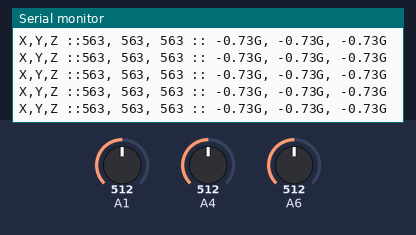
The sketch below on a simulated Arduino Uno, built with avr-gcc and run on an emulated ATmega328P. Shown: the last lines printed to the serial monitor. The inputs (shaded band) are chosen by the test bench; at power-on: A1 = 512, A4 = 512, A6 = 512.

Above: at 1.2 s.
1.3 s: A1 set to 716
At 1.62 s:
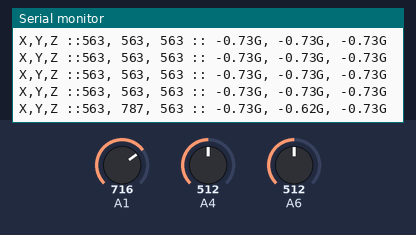
2.8 s: A4 set to 716
At 2.8 s:
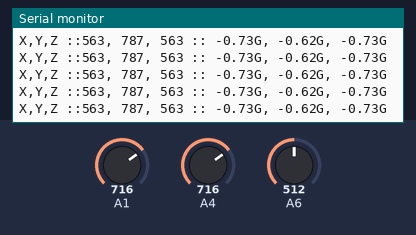
4.3 s: A6 set to 716
At 4.45 s:
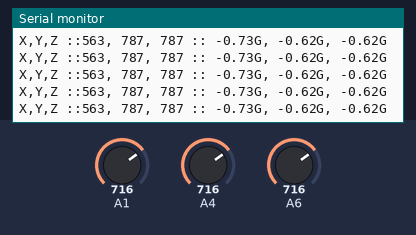
5.8 s: A1 set to 900
At 5.87 s:
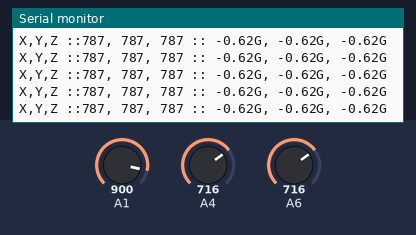
7.3 s: A4 set to 900
At 7.52 s:
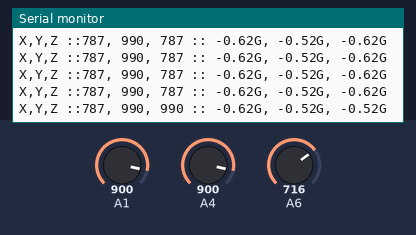
8.8 s: A6 set to 900
At 8.93 s:
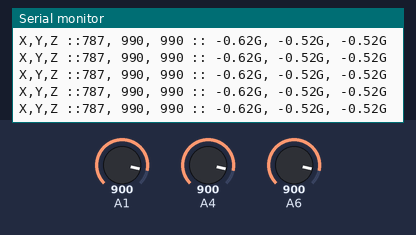
Timing chart, 0 to 11.3 s (numbered marks = the images above; inputs shaded):
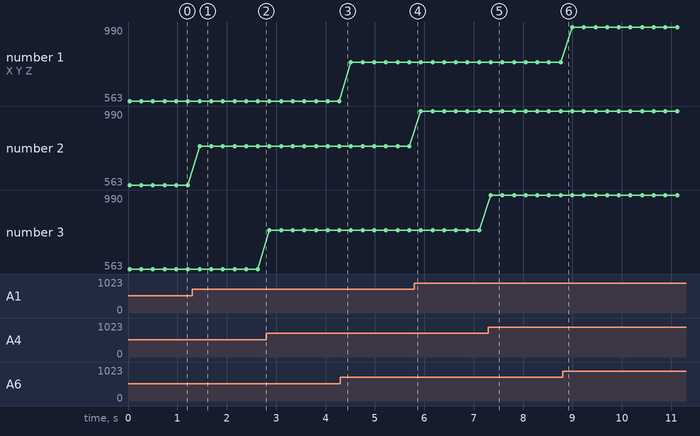

Measured:
- after the input at 1.3 s, the serial monitor: prints a new line after 0.15 s (image 1)
- after the input at 7.3 s, the serial monitor: prints a new line after 0.05 s (image 5)
- plotted number 2: 563 → 787 after the input at 1.3 s, 787 → 990 after the input at 5.8 s

The sketch:

ADXL335-GY61-3axis-accel.ino.ino
```cpp
const int xInput=36;
const int yInput=39;
const int zInput=34;

int RawMin=0;
int RawMax=4095;

int sampleSize=10;

int ReadAxis(int axisPin){
  long reading=0;
  reading=analogRead(axisPin);
  delay(10);
  for(int i=0;i<sampleSize;i++){
    reading+=analogRead(axisPin);
  }
  return reading/sampleSize;
}

void setup() {
  // put your setup code here, to run once:
  Serial.begin(115200);
}

void loop() {
  // put your main code here, to run repeatedly:
  int xRaw=ReadAxis(xInput);
  int yRaw=ReadAxis(yInput);
  int zRaw=ReadAxis(zInput);
  long xScaled = map(xRaw,RawMin, RawMax, -1000,1000);
  long yScaled = map(yRaw, RawMin, RawMax, -1000, 1000);
  long zScaled = map(zRaw, RawMin, RawMax, -1000, 1000);
// 將數值除以1000以取得正確值
  float xAccel = xScaled / 1000.0;
  float yAccel = yScaled / 1000.0;
  float zAccel = zScaled / 1000.0;
  Serial.print("X,Y,Z ::");
  Serial.print(xRaw);
  Serial.print(", ");
  Serial.print(yRaw);
  Serial.print(", ");
  Serial.print(zRaw);
  Serial.print(" :: ");
  Serial.print(xAccel,2);
  Serial.print("G, ");
  Serial.print(yAccel,2);
  Serial.print("G, ");
  Serial.print(zAccel,2);
  Serial.println("G");
  delay(200);


}
```
